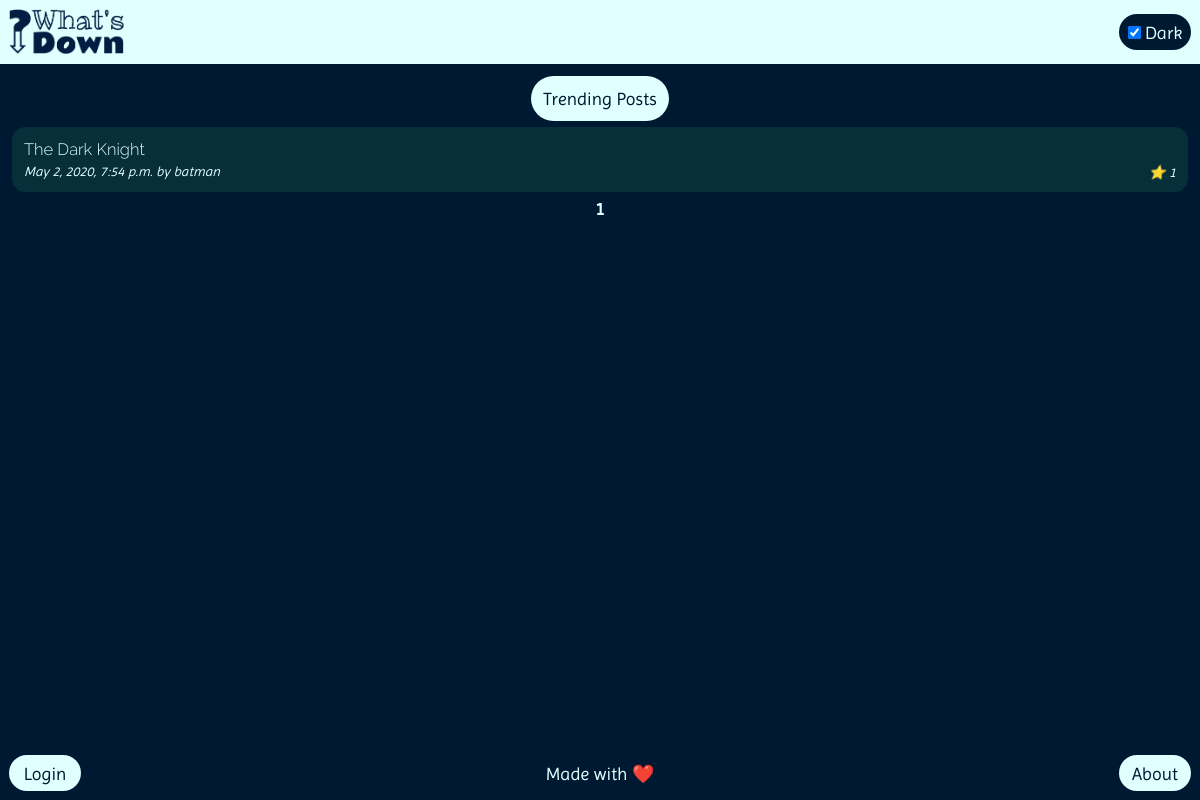
The page /trending/ on the database its author committed.
### main/models.py (models this page shows, shortened)
class Post(models.Model):
    owner = models.ForeignKey(Account, on_delete=models.CASCADE)
    heading = models.CharField(max_length=128, db_index=True)
    body = models.TextField(max_length=4096, blank=True)
    created = models.DateTimeField(auto_now_add=True)
    stars = models.PositiveIntegerField(default=0, db_index=True)
    starred_by = models.ManyToManyField(
        Account, blank=True, related_name='starred_by')

class Account(models.Model):
    username = models.CharField(max_length=32, unique=True, db_index=True)
    name = models.CharField(max_length=64)
    email = models.EmailField(max_length=64, unique=True, db_index=True)
    password = models.CharField(
        max_length=64)
    tagline = models.CharField(max_length=128, blank=True)
    date_of_birth = models.DateField()
    created = models.DateTimeField(auto_now_add=True)

### main/views.py (the view)
# urls.py: path('trending/', views.trending, name='trending'),
def trending(request, page=1):
    count = Post.objects.count()
    pages = math.ceil(count/LIMIT)
    username = None
    start = (page-1)*LIMIT
    trending_posts = Post.objects.order_by('-stars', '-id')[start:start+LIMIT]
    if('username' in request.session):
        username = request.session['username']
    return render(request, 'main/trending.html', context={'username': username, 'trending_posts': trending_posts, 'curr_page': page, 'pages': range(pages)})

### main/templates/main/trending.html (shortened to what this page needs)
<!DOCTYPE html>
<html lang="en-US">
<head>
    {% load static %}
    <link id="style" rel="stylesheet" href="{% static 'css/dark.css' %}" />
</head>
<body>
    <div class="trending-container">
        <header>
            <div class="header-buttons">
                <a class="logo-link" href="{% url 'main:index' %}">
                    <img id="logo" class="logo" src="{% static 'images/logo-dark.png' %}" alt="What's Down"
                        title="What's Down?">
                </a>
                <div class="header-links">
                </div>
                <label class="theme-toggle" title="Change Theme"><input id="theme" type="checkbox"
                        onclick="toggleTheme();" checked>&nbsp;Dark</label>
            </div>
        </header>
        <main>
            <div class="trending-main">
                <div class="trending-card">
                    <div class="trending-card-title">Trending Posts</div>
                    {% if trending_posts %}
                    <div class="trending-body">
                        {% for post in trending_posts %}
                        <div class="trending-body-item">
                            <a class="trending-item-heading"
                                href="{% url 'main:viewPost' post.id %}">{{ post.heading }}</a>
                            <div class="trending-item-meta">
                                <div class="item-meta-date">{{ post.created }} by <a class="viewProfile-link"
                                        href="{% url 'main:viewProfile' post.owner.username %}"
                                        title="View Profile">{% if username == post.owner.username %}you{% else %}{{ post.owner.username }}{% endif %}</a>
                                </div>
                                <div class="item-meta-stars">⭐ {{ post.stars }}</div>
                            </div>
                        </div>
                        {% endfor %}
                    </div>
                    <div class="page-list">
                        {% for page in pages %}
                        {% if forloop.counter == curr_page %}
                        <span class="curr-page-no">{{ forloop.counter }}</span>
                        {% else %}
                        <a class="page-no"
                            href="{% url 'main:trendingPage' forloop.counter %}">{{ forloop.counter }}</a>
                        {% endif %}
                        {% endfor %}
                    </div>
                    {% else %}
                    <div class="empty-posts">No Posts Yet!</div>
                    {% endif %}
                </div>
            </div>
        </main>
        <footer>
            <div class="footer-buttons">
                {% if username %}
                <a class="logout-link" href="{% url 'main:logout' %}" title="Log out from What's Down">Logout</a>
                {% else %}
                <a class="login-link" href="{% url 'main:login' %}" title="Sign in to What's Down">Login</a>
                {% endif %}
                <div class="footer-text">Made with ❤️</div>
                <a class="about-link" href="{% url 'main:about' %}" title="About Us">About</a>
            </div>
        </footer>
    </div>
</body>
</html>

### main/static/css/dark.css (style rules this page uses)
* { box-sizing: border-box; }
html, body { height: 100%; margin: 0; background-color: rgb(0, 25, 50); font-size: 6px; }
::placeholder { color: rgb(0, 25, 50); opacity: 0.5; }
.index-container, .about-container, .signup-container, .content-container, .create-container, .confirm-container, .viewPost-container, .editPost-container, .viewProfile-container, .editProfile-container, .latest-container, .trending-container { height: 100%; width: 100%; display: grid; grid-template-rows: auto 1fr auto; grid-template-areas: "header" "main" "footer"; }
.index-container header, .about-container header, .signup-container header, .content-container header, .create-container header, .confirm-container header, .viewPost-container header, .editPost-container header, .viewProfile-container header, .editProfile-container header, .latest-container header, .trending-container header { grid-area: header; }
.header-buttons { display: flex; align-items: center; justify-content: space-between; padding: 1.5rem; background-color: lightcyan; }
.logo { height: 7.5rem; }
.header-links { padding: 1.25rem; text-align: center; display: inline-flex; align-items: center; }
.theme-toggle { height: 6rem; width: 12rem; display: inline-flex; align-items: center; justify-content: center; font-size: 3rem; font-family: Imprima; background-color: rgb(0, 25, 50); color: lightcyan; padding: 0rem; border-radius: 10rem; user-select: none; -webkit-tap-highlight-color: transparent; }
#theme { margin: 0; }
.index-container main, .about-container main, .signup-container main, .content-container main, .create-container main, .confirm-container main, .viewPost-container main, .editPost-container main, .viewProfile-container main, .editProfile-container main, .latest-container main, .trending-container main { grid-area: main; }
.index-container footer, .about-container footer, .signup-container footer, .content-container footer, .create-container footer, .confirm-container footer, .viewPost-container footer, .editPost-container footer, .viewProfile-container footer, .editProfile-container footer, .latest-container footer, .trending-container footer { grid-area: footer; }
.footer-buttons { padding: 1.5rem; display: flex; justify-content: space-between; align-items: center; }
.login-link, .signup-link, .logout-link, .about-link, .editProfile-link, .viewPost-modal-button, .viewPost-editor-submit { height: 6rem; width: 12rem; display: flex; align-items: center; justify-content: center; font-size: 3rem; font-family: Imprima; background-color: lightcyan; color: rgb(0, 25, 50); padding: 1rem; border: none; border-radius: 10rem; user-select: none; text-decoration: none; -webkit-tap-highlight-color: transparent; }
.footer-text { padding: 1rem; font-size: 3rem; color: lightcyan; font-family: Imprima; }
.about-card-title, .content-card-title, .viewPost-comment-title, .editPost-intro, .viewProfile-posts-title, .viewProfile-edit-title, .editProfile-edit-title, .latest-card-title, .trending-card-title { color: rgb(0, 25, 50); justify-self: center; background-color: lightcyan; padding: 2rem; font-size: 3rem; font-family: Imprima; border-radius: 10rem; text-decoration: none; -webkit-tap-highlight-color: transparent; }
.content-main, .latest-main, .trending-main { display: grid; gap: 2rem; padding: 2rem; padding-bottom: 0; }
.content-card, .latest-card, .trending-card { display: grid; gap: 1rem; }
.viewProfile-posts-cards, .latest-body, .trending-body { display: grid; gap: 1rem; }
.content-body-item, .viewProfile-post, .latest-body-item, .trending-body-item { padding: 2rem; display: grid; gap: 0.75rem; background-color: rgba(43, 174, 102, 0.15); border-radius: 2.25rem; }
.content-item-heading, .viewProfile-post-heading, .latest-item-heading, .trending-item-heading { justify-self: start; font-size: 2.75rem; font-family: Raleway; color: lightcyan; text-decoration: none; }
.content-item-meta, .viewProfile-post-meta, .latest-item-meta, .trending-item-meta { display: flex; justify-content: space-between; font-size: 2.25rem; font-family: Imprima; font-style: italic; color: lightcyan; }
.viewProfile-link, .viewPost-link { color: lightcyan; text-decoration: none; }
.page-list { display: grid; grid-auto-flow: column; justify-content: center; gap: 1rem; }
.curr-page-no, .page-no { color: lightcyan; font-family: Imprima; font-size: 3rem; }
.curr-page-no { font-weight: bold; }

### rows shown on the page
Post: heading "The Dark Knight", created "May 2, 2020, 7:54 p.m.", owner.username "batman", stars "1"
